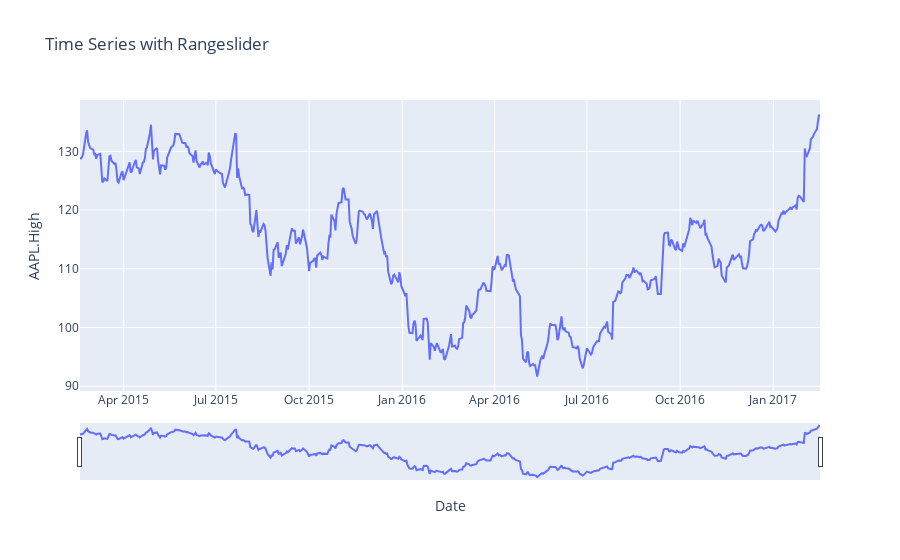

The notebook cell this image was saved under:
### Markdown cell above
A range slider is a small subplot-like area below a plot which allows users to pan and zoom the X-axis while maintaining an overview of the chart. Check out the reference for more options: https://plotly.com/python/reference/layout/xaxis/#layout-xaxis-rangeslider

### Code cell
df = pd.read_csv('data/finance-charts-apple.csv')

fig = px.line(df, x='Date', y='AAPL.High', title='Time Series with Rangeslider')

fig.update_xaxes(rangeslider_visible=True)
fig.show()

### Figure 1 — Plotly figure (JSON) as saved in the notebook; plotly's stock layout.template omitted (floating-point values rounded to 4 significant figures; data arrays with more than 128 entries replaced by an {"elided": "..."} marker saying what was removed)
{"data": [{"hovertemplate": "Date=%{x}<br>AAPL.High=%{y}<extra></extra>", "legendgroup": "", "line": {"color": "#636efa", "dash": "solid"}, "marker": {"symbol": "circle"}, "mode": "lines", "name": "", "orientation": "v", "showlegend": false, "type": "scatter", "x": {"elided": "506 str values"}, "xaxis": "x", "y": {"elided": "506 float values"}, "yaxis": "y"}], "layout": {"legend": {"tracegroupgap": 0}, "title": {"text": "Time Series with Rangeslider"}, "xaxis": {"anchor": "y", "domain": [0, 1], "rangeslider": {"visible": true}, "title": {"text": "Date"}}, "yaxis": {"anchor": "x", "domain": [0, 1], "title": {"text": "AAPL.High"}}}}
